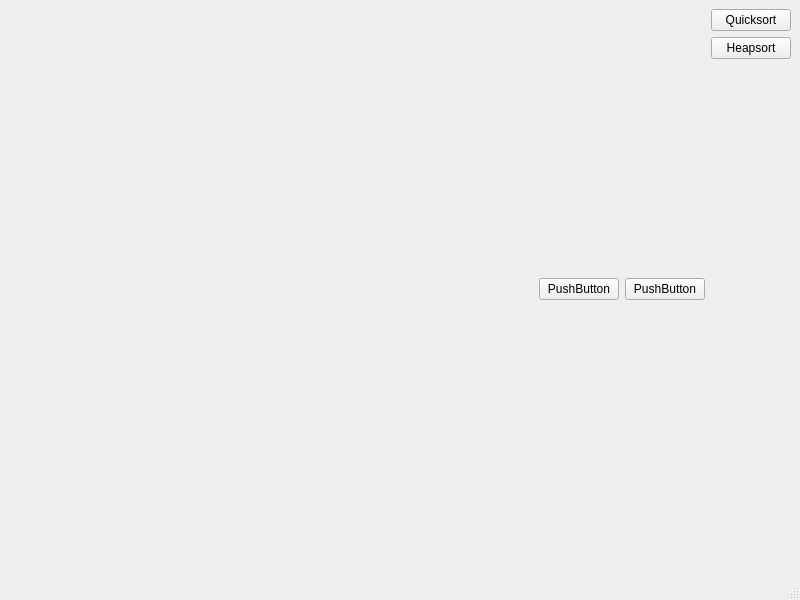
<?xml version="1.0" encoding="UTF-8"?>
<ui version="4.0">
 <class>MainWindow</class>
 <widget class="QMainWindow" name="MainWindow">
  <property name="geometry">
   <rect>
    <x>0</x>
    <y>0</y>
    <width>800</width>
    <height>600</height>
   </rect>
  </property>
  <property name="windowTitle">
   <string>MainWindow</string>
  </property>
  <widget class="QWidget" name="centralwidget">
   <layout class="QHBoxLayout" name="horizontalLayout">
    <item>
     <layout class="QVBoxLayout" name="sortingLayout">
      <item>
       <layout class="QHBoxLayout" name="horizontalLayout_2"/>
      </item>
      <item>
       <layout class="QHBoxLayout" name="horizontalLayout_3">
        <item>
         <spacer name="horizontalSpacer">
          <property name="orientation">
           <enum>Qt::Horizontal</enum>
          </property>
          <property name="sizeHint" stdset="0">
           <size>
            <width>40</width>
            <height>20</height>
           </size>
          </property>
         </spacer>
        </item>
        <item>
         <widget class="QPushButton" name="pushButton">
          <property name="text">
           <string>PushButton</string>
          </property>
         </widget>
        </item>
        <item>
         <widget class="QPushButton" name="pushButton_2">
          <property name="text">
           <string>PushButton</string>
          </property>
         </widget>
        </item>
       </layout>
      </item>
     </layout>
    </item>
    <item>
     <layout class="QVBoxLayout" name="listOfSortings">
      <item>
       <widget class="QPushButton" name="quicksortButton">
        <property name="text">
         <string>Quicksort</string>
        </property>
       </widget>
      </item>
      <item>
       <widget class="QPushButton" name="heapsortButton">
        <property name="text">
         <string>Heapsort</string>
        </property>
       </widget>
      </item>
      <item>
       <spacer name="verticalSpacer">
        <property name="orientation">
         <enum>Qt::Vertical</enum>
        </property>
        <property name="sizeHint" stdset="0">
         <size>
          <width>20</width>
          <height>40</height>
         </size>
        </property>
       </spacer>
      </item>
     </layout>
    </item>
   </layout>
  </widget>
  <widget class="QMenuBar" name="menubar">
   <property name="geometry">
    <rect>
     <x>0</x>
     <y>0</y>
     <width>800</width>
     <height>20</height>
    </rect>
   </property>
  </widget>
  <widget class="QStatusBar" name="statusbar"/>
 </widget>
 <resources/>
 <connections/>
</ui>
